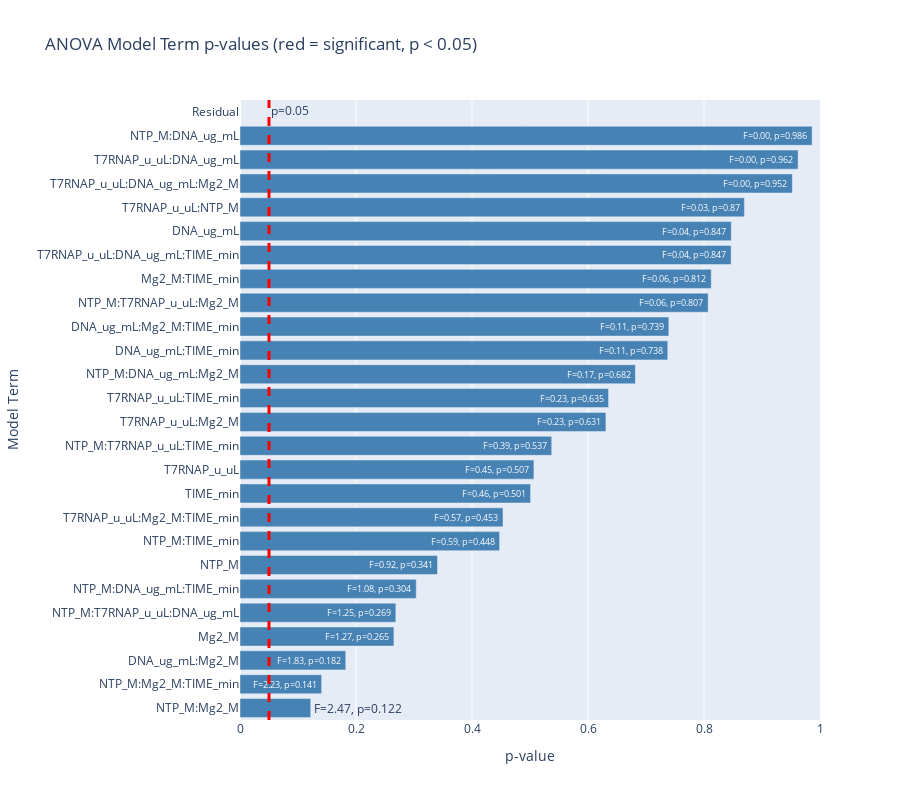

Notebook source saved alongside this figure:
### Markdown cell above
## Feature Selection

### Code cell
import plotly.graph_objects as go
from statsmodels.formula.api import ols
from statsmodels.stats.anova import anova_lm
import pandas as pd

# Use descriptive variable names
anova_data = pd.DataFrame(
    data={
        "dsRNA": responses.values.ravel(),
        "NTP_M": experimental_conditions[X_columns[0]].values.ravel(),
        "T7RNAP_u_uL": experimental_conditions[X_columns[1]].values.ravel(),
        "DNA_ug_mL": experimental_conditions[X_columns[2]].values.ravel(),
        "Mg2_M": experimental_conditions[X_columns[3]].values.ravel(),
        "TIME_min": experimental_conditions[X_columns[4]].values.ravel(),
    }
)

# Build formula with all main effects and all interaction effects (up to 5-way)
formula = "dsRNA ~ NTP_M + T7RNAP_u_uL + DNA_ug_mL + Mg2_M + TIME_min + NTP_M * Mg2_M + T7RNAP_u_uL * NTP_M + T7RNAP_u_uL * DNA_ug_mL + T7RNAP_u_uL * Mg2_M + T7RNAP_u_uL * TIME_min + DNA_ug_mL * Mg2_M + DNA_ug_mL * TIME_min + Mg2_M * TIME_min + NTP_M * T7RNAP_u_uL * DNA_ug_mL + NTP_M * T7RNAP_u_uL * Mg2_M + NTP_M * T7RNAP_u_uL * TIME_min + NTP_M * DNA_ug_mL * Mg2_M + NTP_M * DNA_ug_mL * TIME_min + NTP_M * Mg2_M * TIME_min + T7RNAP_u_uL * DNA_ug_mL * Mg2_M + T7RNAP_u_uL * DNA_ug_mL * TIME_min + T7RNAP_u_uL * Mg2_M * TIME_min + DNA_ug_mL * Mg2_M * TIME_min"

lm = ols(formula=formula, data=anova_data).fit()

# Show full model summary
print(lm.summary())

# ANOVA table
anova_results = anova_lm(lm)
print("\nANOVA Table:")
print(anova_results)

# Extract p-values and F-statistics
anova_results = anova_results.reset_index().rename(columns={"index": "Term"})
anova_results["Significant"] = anova_results["PR(>F)"] < 0.05

# Plot p-values for all terms
fig = go.Figure(
    data=[
        go.Bar(
            y=anova_results["Term"],
            x=anova_results["PR(>F)"],
            orientation="h",
            marker_color=[
                "crimson" if sig else "steelblue"
                for sig in anova_results["Significant"]
            ],
            text=[
                f"F={fval:.2f}, p={pval:.3g}"
                for fval, pval in zip(anova_results["F"], anova_results["PR(>F)"])
            ],
            hoverinfo="text",
        )
    ]
)

fig.add_vline(
    x=0.05,
    line_width=3,
    line_dash="dash",
    line_color="red",
    annotation_text="p=0.05",
    annotation_position="top right",
)
fig.update_xaxes(title="p-value", range=[0, 1])
fig.update_yaxes(title="Model Term")
fig.update_layout(
    barmode="stack",
    title_text="ANOVA Model Term p-values (red = significant, p < 0.05)",
    yaxis={"categoryorder": "total ascending"},
    height=800,
)

### Figure 1 — Plotly figure (JSON) as saved in the notebook; plotly's stock layout.template omitted (floating-point values rounded to 4 significant figures)
{"data": [{"hoverinfo": "text", "marker": {"color": ["steelblue", "steelblue", "steelblue", "steelblue", "steelblue", "steelblue", "steelblue", "steelblue", "steelblue", "steelblue", "steelblue", "steelblue", "steelblue", "steelblue", "steelblue", "steelblue", "steelblue", "steelblue", "steelblue", "steelblue", "steelblue", "steelblue", "steelblue", "steelblue", "steelblue", "steelblue"]}, "orientation": "h", "text": ["F=0.92, p=0.341", "F=0.45, p=0.507", "F=0.04, p=0.847", "F=1.27, p=0.265", "F=0.46, p=0.501", "F=2.47, p=0.122", "F=0.03, p=0.87", "F=0.00, p=0.962", "F=0.23, p=0.631", "F=0.23, p=0.635", "F=1.83, p=0.182", "F=0.11, p=0.738", "F=0.06, p=0.812", "F=0.00, p=0.986", "F=1.25, p=0.269", "F=0.06, p=0.807", "F=0.59, p=0.448", "F=0.39, p=0.537", "F=0.17, p=0.682", "F=1.08, p=0.304", "F=2.23, p=0.141", "F=0.00, p=0.952", "F=0.04, p=0.847", "F=0.57, p=0.453", "F=0.11, p=0.739", "F=nan, p=nan"], "type": "bar", "x": [0.3405, 0.5068, 0.8471, 0.2654, 0.501, 0.1219, 0.8696, 0.9623, 0.6309, 0.6355, 0.1823, 0.7375, 0.8125, 0.9864, 0.2687, 0.8072, 0.4476, 0.5375, 0.6817, 0.3039, 0.1407, 0.9523, 0.8467, 0.4535, 0.7394, NaN], "y": ["NTP_M", "T7RNAP_u_uL", "DNA_ug_mL", "Mg2_M", "TIME_min", "NTP_M:Mg2_M", "T7RNAP_u_uL:NTP_M", "T7RNAP_u_uL:DNA_ug_mL", "T7RNAP_u_uL:Mg2_M", "T7RNAP_u_uL:TIME_min", "DNA_ug_mL:Mg2_M", "DNA_ug_mL:TIME_min", "Mg2_M:TIME_min", "NTP_M:DNA_ug_mL", "NTP_M:T7RNAP_u_uL:DNA_ug_mL", "NTP_M:T7RNAP_u_uL:Mg2_M", "NTP_M:TIME_min", "NTP_M:T7RNAP_u_uL:TIME_min", "NTP_M:DNA_ug_mL:Mg2_M", "NTP_M:DNA_ug_mL:TIME_min", "NTP_M:Mg2_M:TIME_min", "T7RNAP_u_uL:DNA_ug_mL:Mg2_M", "T7RNAP_u_uL:DNA_ug_mL:TIME_min", "T7RNAP_u_uL:Mg2_M:TIME_min", "DNA_ug_mL:Mg2_M:TIME_min", "Residual"]}], "layout": {"annotations": [{"showarrow": false, "text": "p=0.05", "x": 0.05, "xanchor": "left", "xref": "x", "y": 1, "yanchor": "top", "yref": "y domain"}], "barmode": "stack", "height": 800, "shapes": [{"line": {"color": "red", "dash": "dash", "width": 3}, "type": "line", "x0": 0.05, "x1": 0.05, "xref": "x", "y0": 0, "y1": 1, "yref": "y domain"}], "title": {"text": "ANOVA Model Term p-values (red = significant, p < 0.05)"}, "xaxis": {"range": [0, 1], "title": {"text": "p-value"}}, "yaxis": {"categoryorder": "total ascending", "title": {"text": "Model Term"}}}}
